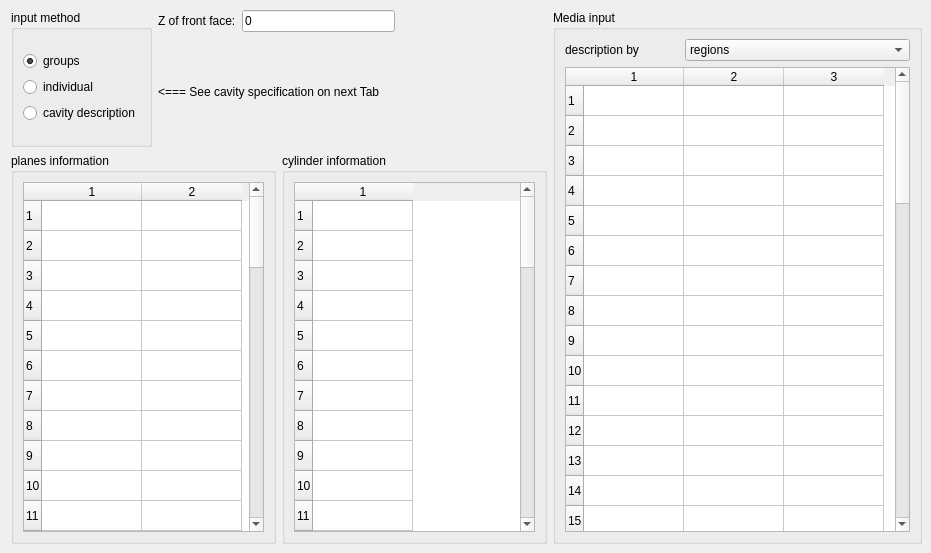
     <widget class="QWidget" name="Gtab">
      <attribute name="title">
       <string>Geometry</string>
      </attribute>
      <widget class="QWidget" name="layoutWidget">
       <property name="geometry">
        <rect>
         <x>11</x>
         <y>10</y>
         <width>911</width>
         <height>534</height>
        </rect>
       </property>
       <layout class="QHBoxLayout" name="horizontalLayout_21">
        <item>
         <layout class="QVBoxLayout" name="verticalLayout_35">
          <item>
           <layout class="QHBoxLayout" name="horizontalLayout_20">
            <item>
             <widget class="QGroupBox" name="inputmethButtonGroup">
              <property name="title">
               <string>input method</string>
              </property>
              <layout class="QVBoxLayout">
               <item>
                <layout class="QVBoxLayout">
                 <item>
                  <widget class="QRadioButton" name="groupRadioButton">
                   <property name="text">
                    <string>groups</string>
                   </property>
                   <property name="checked">
                    <bool>true</bool>
                   </property>
                  </widget>
                 </item>
                 <item>
                  <widget class="QRadioButton" name="individualRadioButton">
                   <property name="text">
                    <string>individual</string>
                   </property>
                  </widget>
                 </item>
                 <item>
                  <widget class="QRadioButton" name="cavityRadioButton">
                   <property name="text">
                    <string>cavity description</string>
                   </property>
                  </widget>
                 </item>
                </layout>
               </item>
              </layout>
             </widget>
            </item>
            <item>
             <layout class="QVBoxLayout" name="verticalLayout_3">
              <item>
               <layout class="QHBoxLayout">
                <item>
                 <layout class="QHBoxLayout">
                  <item>
                   <widget class="QLabel" name="ZFaceLabel">
                    <property name="toolTip">
                     <string>Start of first slab.</string>
                    </property>
                    <property name="whatsThis">
                     <string>Start of first slab.</string>
                    </property>
                    <property name="text">
                     <string>Z of front face:</string>
                    </property>
                    <property name="wordWrap">
                     <bool>false</bool>
                    </property>
                   </widget>
                  </item>
                  <item>
                   <widget class="QLineEdit" name="ZFaceEdit">
                    <property name="toolTip">
                     <string>Start of first slab.</string>
                    </property>
                    <property name="whatsThis">
                     <string>Start of first slab.</string>
                    </property>
                    <property name="text">
                     <string>0</string>
                    </property>
                   </widget>
                  </item>
                  <item>
                   <spacer name="horizontalSpacer_3">
                    <property name="orientation">
                     <enum>Qt::Horizontal</enum>
                    </property>
                    <property name="sizeHint" stdset="0">
                     <size>
                      <width>40</width>
                      <height>20</height>
                     </size>
                    </property>
                   </spacer>
                  </item>
                 </layout>
                </item>
               </layout>
              </item>
              <item>
               <widget class="QLabel" name="CavityInfoLabel">
                <property name="text">
                 <string>&lt;=== See cavity specification on next Tab</string>
                </property>
                <property name="wordWrap">
                 <bool>false</bool>
                </property>
               </widget>
              </item>
             </layout>
            </item>
           </layout>
          </item>
          <item>
           <layout class="QHBoxLayout" name="horizontalLayout_19">
            <item>
             <widget class="QGroupBox" name="GroupBox53">
              <property name="toolTip">
               <string>Define planes.</string>
              </property>
              <property name="whatsThis">
               <string>Define planes.</string>
              </property>
              <property name="title">
               <string>planes information</string>
              </property>
              <layout class="QVBoxLayout" name="verticalLayout_33">
               <item>
                <widget class="QTableWidget" name="geometryTable">
                 <property name="sizePolicy">
                  <sizepolicy hsizetype="Preferred" vsizetype="Preferred">
                   <horstretch>0</horstretch>
                   <verstretch>0</verstretch>
                  </sizepolicy>
                 </property>
                 <property name="minimumSize">
                  <size>
                   <width>235</width>
                   <height>350</height>
                  </size>
                 </property>
                 <property name="maximumSize">
                  <size>
                   <width>6666</width>
                   <height>6666</height>
                  </size>
                 </property>
                 <property name="focusPolicy">
                  <enum>Qt::WheelFocus</enum>
                 </property>
                 <property name="rowCount">
                  <number>50</number>
                 </property>
                 <property name="columnCount">
                  <number>2</number>
                 </property>
                 <row>
                  <property name="text">
                   <string>1</string>
                  </property>
                 </row>
                 <row>
                  <property name="text">
                   <string>2</string>
                  </property>
                 </row>
                 <row>
                  <property name="text">
                   <string>3</string>
                  </property>
                 </row>
                 <row>
                  <property name="text">
                   <string>4</string>
                  </property>
                 </row>
                 <row>
                  <property name="text">
                   <string>5</string>
                  </property>
                 </row>
                 <row>
                  <property name="text">
                   <string>6</string>
                  </property>
                 </row>
                 <row>
                  <property name="text">
                   <string>7</string>
                  </property>
                 </row>
                 <row>
                  <property name="text">
                   <string>8</string>
                  </property>
                 </row>
                 <row>
                  <property name="text">
                   <string>9</string>
                  </property>
                 </row>
                 <row>
                  <property name="text">
                   <string>10</string>
                  </property>
                 </row>
                 <row>
                  <property name="text">
                   <string>11</string>
                  </property>
                 </row>
                 <row>
                  <property name="text">
                   <string>12</string>
                  </property>
                 </row>
                 <row>
                  <property name="text">
                   <string>13</string>
                  </property>
                 </row>
                 <row>
                  <property name="text">
                   <string>14</string>
                  </property>
                 </row>
                 <row>
                  <property name="text">
                   <string>15</string>
                  </property>
                 </row>
                 <row>
                  <property name="text">
                   <string>16</string>
                  </property>
                 </row>
                 <row>
                  <property name="text">
                   <string>17</string>
                  </property>
                 </row>
                 <row>
                  <property name="text">
                   <string>18</string>
                  </property>
                 </row>
                 <row>
                  <property name="text">
                   <string>19</string>
                  </property>
                 </row>
                 <row>
                  <property name="text">
                   <string>20</string>
                  </property>
                 </row>
                 <row>
                  <property name="text">
                   <string>21</string>
                  </property>
                 </row>
                 <row>
                  <property name="text">
                   <string>22</string>
                  </property>
                 </row>
                 <row>
                  <property name="text">
                   <string>23</string>
                  </property>
                 </row>
                 <row>
                  <property name="text">
                   <string>24</string>
                  </property>
                 </row>
                 <row>
                  <property name="text">
                   <string>25</string>
                  </property>
                 </row>
                 <row>
                  <property name="text">
                   <string>26</string>
                  </property>
                 </row>
                 <row>
                  <property name="text">
                   <string>27</string>
                  </property>
                 </row>
                 <row>
                  <property name="text">
                   <string>28</string>
                  </property>
                 </row>
                 <row>
                  <property name="text">
                   <string>29</string>
                  </property>
                 </row>
                 <row>
                  <property name="text">
                   <string>30</string>
                  </property>
                 </row>
                 <row>
                  <property name="text">
                   <string>31</string>
                  </property>
                 </row>
                 <row>
                  <property name="text">
                   <string>32</string>
                  </property>
                 </row>
                 <row>
                  <property name="text">
                   <string>33</string>
                  </property>
                 </row>
                 <row>
                  <property name="text">
                   <string>34</string>
                  </property>
                 </row>
                 <row>
                  <property name="text">
                   <string>35</string>
                  </property>
                 </row>
                 <row>
                  <property name="text">
                   <string>36</string>
                  </property>
                 </row>
                 <row>
                  <property name="text">
                   <string>37</string>
                  </property>
                 </row>
                 <row>
                  <property name="text">
                   <string>38</string>
                  </property>
                 </row>
                 <row>
                  <property name="text">
                   <string>39</string>
                  </property>
                 </row>
                 <row>
                  <property name="text">
                   <string>40</string>
                  </property>
                 </row>
                 <row>
                  <property name="text">
                   <string>41</string>
                  </property>
                 </row>
                 <row>
                  <property name="text">
                   <string>42</string>
                  </property>
                 </row>
                 <row>
                  <property name="text">
                   <string>43</string>
                  </property>
                 </row>
                 <row>
                  <property name="text">
                   <string>44</string>
                  </property>
                 </row>
                 <row>
                  <property name="text">
                   <string>45</string>
                  </property>
                 </row>
                 <row>
                  <property name="text">
                   <string>46</string>
                  </property>
                 </row>
                 <row>
                  <property name="text">
                   <string>47</string>
                  </property>
                 </row>
                 <row>
                  <property name="text">
                   <string>48</string>
                  </property>
                 </row>
                 <row>
                  <property name="text">
                   <string>49</string>
                  </property>
                 </row>
                 <row>
                  <property name="text">
                   <string>50</string>
                  </property>
                 </row>
                 <column>
                  <property name="text">
                   <string>1</string>
                  </property>
                 </column>
                 <column>
                  <property name="text">
                   <string>2</string>
                  </property>
                 </column>
                </widget>
               </item>
              </layout>
             </widget>
            </item>
            <item>
             <widget class="QGroupBox" name="GroupBox54">
              <property name="toolTip">
               <string>Input cylinder radii.</string>
              </property>
              <property name="whatsThis">
               <string>Input cylinder radii.</string>
              </property>
              <property name="title">
               <string>cylinder information</string>
              </property>
              <layout class="QVBoxLayout" name="verticalLayout_34">
               <item>
                <widget class="QTableWidget" name="cylTable">
                 <property name="sizePolicy">
                  <sizepolicy hsizetype="Preferred" vsizetype="Preferred">
                   <horstretch>0</horstretch>
                   <verstretch>0</verstretch>
                  </sizepolicy>
                 </property>
                 <property name="minimumSize">
                  <size>
                   <width>172</width>
                   <height>350</height>
                  </size>
                 </property>
                 <property name="maximumSize">
                  <size>
                   <width>66666</width>
                   <height>66666</height>
                  </size>
                 </property>
                 <property name="mouseTracking">
                  <bool>false</bool>
                 </property>
                 <property name="toolTip">
                  <string>Input cylinder radii.</string>
                 </property>
                 <property name="whatsThis">
                  <string>Input cylinder radii.</string>
                 </property>
                 <property name="rowCount">
                  <number>50</number>
                 </property>
                 <property name="columnCount">
                  <number>1</number>
                 </property>
                 <row>
                  <property name="text">
                   <string>1</string>
                  </property>
                 </row>
                 <row>
                  <property name="text">
                   <string>2</string>
                  </property>
                 </row>
                 <row>
                  <property name="text">
                   <string>3</string>
                  </property>
                 </row>
                 <row>
                  <property name="text">
                   <string>4</string>
                  </property>
                 </row>
                 <row>
                  <property name="text">
                   <string>5</string>
                  </property>
                 </row>
                 <row>
                  <property name="text">
                   <string>6</string>
                  </property>
                 </row>
                 <row>
                  <property name="text">
                   <string>7</string>
                  </property>
                 </row>
                 <row>
                  <property name="text">
                   <string>8</string>
                  </property>
                 </row>
                 <row>
                  <property name="text">
                   <string>9</string>
                  </property>
                 </row>
                 <row>
                  <property name="text">
                   <string>10</string>
                  </property>
                 </row>
                 <row>
                  <property name="text">
                   <string>11</string>
                  </property>
                 </row>
                 <row>
                  <property name="text">
                   <string>12</string>
                  </property>
                 </row>
                 <row>
                  <property name="text">
                   <string>13</string>
                  </property>
                 </row>
                 <row>
                  <property name="text">
                   <string>14</string>
                  </property>
                 </row>
                 <row>
                  <property name="text">
                   <string>15</string>
                  </property>
                 </row>
                 <row>
                  <property name="text">
                   <string>16</string>
                  </property>
                 </row>
                 <row>
                  <property name="text">
                   <string>17</string>
                  </property>
                 </row>
                 <row>
                  <property name="text">
                   <string>18</string>
                  </property>
                 </row>
                 <row>
                  <property name="text">
                   <string>19</string>
                  </property>
                 </row>
                 <row>
                  <property name="text">
                   <string>20</string>
                  </property>
                 </row>
                 <row>
                  <property name="text">
                   <string>21</string>
                  </property>
                 </row>
                 <row>
                  <property name="text">
                   <string>22</string>
                  </property>
                 </row>
                 <row>
                  <property name="text">
                   <string>23</string>
                  </property>
                 </row>
                 <row>
                  <property name="text">
                   <string>24</string>
                  </property>
                 </row>
                 <row>
                  <property name="text">
                   <string>25</string>
                  </property>
                 </row>
                 <row>
                  <property name="text">
                   <string>26</string>
                  </property>
                 </row>
                 <row>
                  <property name="text">
                   <string>27</string>
                  </property>
                 </row>
                 <row>
                  <property name="text">
                   <string>28</string>
                  </property>
                 </row>
                 <row>
                  <property name="text">
                   <string>29</string>
                  </property>
                 </row>
                 <row>
                  <property name="text">
                   <string>30</string>
                  </property>
                 </row>
                 <row>
                  <property name="text">
                   <string>31</string>
                  </property>
                 </row>
                 <row>
                  <property name="text">
                   <string>32</string>
                  </property>
                 </row>
                 <row>
                  <property name="text">
                   <string>33</string>
                  </property>
                 </row>
                 <row>
                  <property name="text">
                   <string>34</string>
                  </property>
                 </row>
                 <row>
                  <property name="text">
                   <string>35</string>
                  </property>
                 </row>
                 <row>
                  <property name="text">
                   <string>36</string>
                  </property>
                 </row>
                 <row>
                  <property name="text">
                   <string>37</string>
                  </property>
                 </row>
                 <row>
                  <property name="text">
                   <string>38</string>
                  </property>
                 </row>
                 <row>
                  <property name="text">
                   <string>39</string>
                  </property>
                 </row>
                 <row>
                  <property name="text">
                   <string>40</string>
                  </property>
                 </row>
                 <row>
                  <property name="text">
                   <string>41</string>
                  </property>
                 </row>
                 <row>
                  <property name="text">
                   <string>42</string>
                  </property>
                 </row>
                 <row>
                  <property name="text">
                   <string>43</string>
                  </property>
                 </row>
                 <row>
                  <property name="text">
                   <string>44</string>
                  </property>
                 </row>
                 <row>
                  <property name="text">
                   <string>45</string>
                  </property>
                 </row>
                 <row>
                  <property name="text">
                   <string>46</string>
                  </property>
                 </row>
                 <row>
                  <property name="text">
                   <string>47</string>
                  </property>
                 </row>
                 <row>
                  <property name="text">
                   <string>48</string>
                  </property>
                 </row>
                 <row>
                  <property name="text">
                   <string>49</string>
                  </property>
                 </row>
                 <row>
                  <property name="text">
                   <string>50</string>
                  </property>
                 </row>
                 <column>
                  <property name="text">
                   <string>1</string>
                  </property>
                 </column>
                </widget>
               </item>
              </layout>
             </widget>
            </item>
           </layout>
          </item>
         </layout>
        </item>
        <item>
         <widget class="QGroupBox" name="mediaGroupBox">
          <property name="title">
           <string>Media input</string>
          </property>
          <layout class="QVBoxLayout" name="verticalLayout_36">
           <item>
            <layout class="QHBoxLayout" name="horizontalLayout">
             <item>
              <widget class="QLabel" name="mediaLabel">
               <property name="sizePolicy">
                <sizepolicy hsizetype="Preferred" vsizetype="Preferred">
                 <horstretch>1</horstretch>
                 <verstretch>0</verstretch>
                </sizepolicy>
               </property>
               <property name="text">
                <string>description by</string>
               </property>
               <property name="wordWrap">
                <bool>false</bool>
               </property>
              </widget>
             </item>
             <item>
              <spacer name="spacer42_2">
               <property name="orientation">
                <enum>Qt::Horizontal</enum>
               </property>
               <property name="sizeType">
                <enum>QSizePolicy::Expanding</enum>
               </property>
               <property name="sizeHint" stdset="0">
                <size>
                 <width>40</width>
                 <height>20</height>
                </size>
               </property>
              </spacer>
             </item>
             <item>
              <widget class="QComboBox" name="mediaComboBox">
               <property name="sizePolicy">
                <sizepolicy hsizetype="Expanding" vsizetype="Maximum">
                 <horstretch>16</horstretch>
                 <verstretch>0</verstretch>
                </sizepolicy>
               </property>
               <property name="minimumSize">
                <size>
                 <width>130</width>
                 <height>20</height>
                </size>
               </property>
               <item>
                <property name="text">
                 <string>regions</string>
                </property>
               </item>
               <item>
                <property name="text">
                 <string>planes</string>
                </property>
               </item>
              </widget>
             </item>
            </layout>
           </item>
           <item>
            <widget class="QTableWidget" name="mediaTable">
             <property name="sizePolicy">
              <sizepolicy hsizetype="Preferred" vsizetype="Preferred">
               <horstretch>0</horstretch>
               <verstretch>0</verstretch>
              </sizepolicy>
             </property>
             <property name="minimumSize">
              <size>
               <width>345</width>
               <height>424</height>
              </size>
             </property>
             <property name="maximumSize">
              <size>
               <width>32767</width>
               <height>66666</height>
              </size>
             </property>
             <property name="toolTip">
              <string>Assign media to the regions.</string>
             </property>
             <property name="whatsThis">
              <string>Assign media to the regions.</string>
             </property>
             <property name="showGrid">
              <bool>true</bool>
             </property>
             <property name="sortingEnabled">
              <bool>true</bool>
             </property>
             <property name="rowCount">
              <number>50</number>
             </property>
             <property name="columnCount">
              <number>3</number>
             </property>
             <row>
              <property name="text">
               <string>1</string>
              </property>
             </row>
             <row>
              <property name="text">
               <string>2</string>
              </property>
             </row>
             <row>
              <property name="text">
               <string>3</string>
              </property>
             </row>
             <row>
              <property name="text">
               <string>4</string>
              </property>
             </row>
             <row>
              <property name="text">
               <string>5</string>
              </property>
             </row>
             <row>
              <property name="text">
               <string>6</string>
              </property>
             </row>
             <row>
              <property name="text">
               <string>7</string>
              </property>
             </row>
             <row>
              <property name="text">
               <string>8</string>
              </property>
             </row>
             <row>
              <property name="text">
               <string>9</string>
              </property>
             </row>
             <row>
              <property name="text">
               <string>10</string>
              </property>
             </row>
             <row>
              <property name="text">
               <string>11</string>
              </property>
             </row>
             <row>
              <property name="text">
               <string>12</string>
              </property>
             </row>
             <row>
              <property name="text">
               <string>13</string>
              </property>
             </row>
             <row>
              <property name="text">
               <string>14</string>
              </property>
             </row>
             <row>
              <property name="text">
               <string>15</string>
              </property>
             </row>
             <row>
              <property name="text">
               <string>16</string>
              </property>
             </row>
             <row>
              <property name="text">
               <string>17</string>
              </property>
             </row>
             <row>
              <property name="text">
               <string>18</string>
              </property>
             </row>
             <row>
              <property name="text">
               <string>19</string>
              </property>
             </row>
             <row>
              <property name="text">
               <string>20</string>
              </property>
             </row>
             <row>
              <property name="text">
               <string>21</string>
              </property>
             </row>
             <row>
              <property name="text">
               <string>22</string>
              </property>
             </row>
             <row>
              <property name="text">
               <string>23</string>
              </property>
             </row>
             <row>
              <property name="text">
               <string>24</string>
              </property>
             </row>
             <row>
              <property name="text">
               <string>25</string>
              </property>
             </row>
             <row>
              <property name="text">
               <string>26</string>
              </property>
             </row>
             <row>
              <property name="text">
               <string>27</string>
              </property>
             </row>
             <row>
              <property name="text">
               <string>28</string>
              </property>
             </row>
             <row>
              <property name="text">
               <string>29</string>
              </property>
             </row>
             <row>
              <property name="text">
               <string>30</string>
              </property>
             </row>
             <row>
              <property name="text">
               <string>31</string>
              </property>
             </row>
             <row>
              <property name="text">
               <string>32</string>
              </property>
             </row>
             <row>
              <property name="text">
               <string>33</string>
              </property>
             </row>
             <row>
              <property name="text">
               <string>34</string>
              </property>
             </row>
             <row>
              <property name="text">
               <string>35</string>
              </property>
             </row>
             <row>
              <property name="text">
               <string>36</string>
              </property>
             </row>
             <row>
              <property name="text">
               <string>37</string>
              </property>
             </row>
             <row>
              <property name="text">
               <string>38</string>
              </property>
             </row>
             <row>
              <property name="text">
               <string>39</string>
              </property>
             </row>
             <row>
              <property name="text">
               <string>40</string>
              </property>
             </row>
             <row>
              <property name="text">
               <string>41</string>
              </property>
             </row>
             <row>
              <property name="text">
               <string>42</string>
              </property>
             </row>
             <row>
              <property name="text">
               <string>43</string>
              </property>
             </row>
             <row>
              <property name="text">
               <string>44</string>
              </property>
             </row>
             <row>
              <property name="text">
               <string>45</string>
              </property>
             </row>
             <row>
              <property name="text">
               <string>46</string>
              </property>
             </row>
             <row>
              <property name="text">
               <string>47</string>
              </property>
             </row>
             <row>
              <property name="text">
               <string>48</string>
              </property>
             </row>
             <row>
              <property name="text">
               <string>49</string>
              </property>
             </row>
             <row>
              <property name="text">
               <string>50</string>
              </property>
             </row>
             <column>
              <property name="text">
               <string>1</string>
              </property>
             </column>
             <column>
              <property name="text">
               <string>2</string>
              </property>
             </column>
             <column>
              <property name="text">
               <string>3</string>
              </property>
             </column>
            </widget>
           </item>
          </layout>
         </widget>
        </item>
       </layout>
      </widget>
     </widget>
